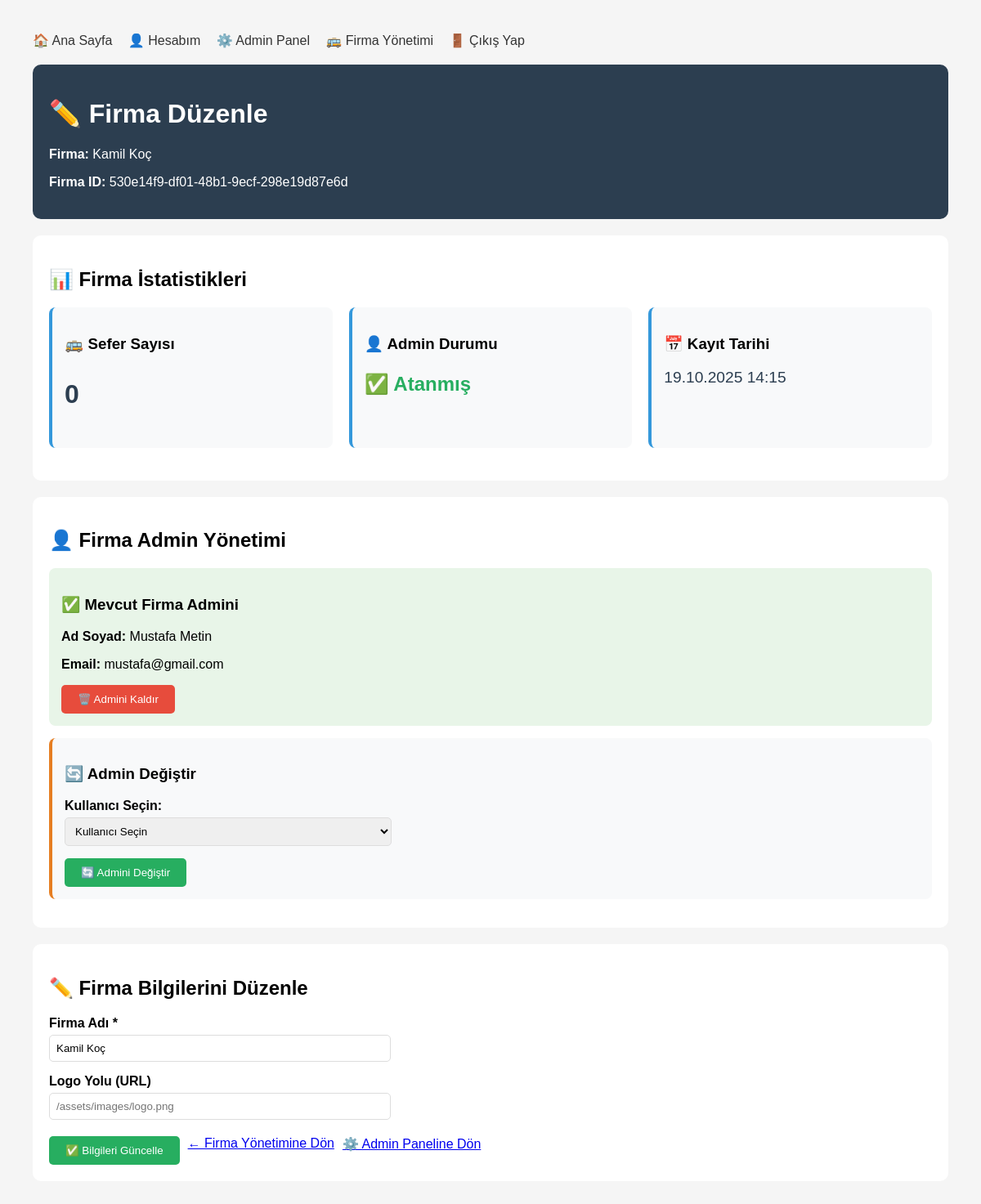
/pages/admin/firma-duzenle.php?id=530e14f9-df01-48b1-9ecf-298e19d87e6d (signed in), run on the app's committed database.
### tables this page shows
CREATE TABLE bus_company (
        id TEXT PRIMARY KEY,
        name TEXT UNIQUE NOT NULL,
        logo_path TEXT,
        created_at DATETIME DEFAULT CURRENT_TIMESTAMP
    );

### pages/admin/firma-duzenle.php (the view, shortened to what this page needs)
<?php
$firma_id = $_GET['id'] ?? '';
try {
    $db = getDB();
    $stmt = $db->prepare("
        SELECT bc.*,
               (SELECT COUNT(*) FROM trips WHERE company_id = bc.id) as sefer_sayisi,
               (SELECT COUNT(*) FROM users WHERE company_id = bc.id AND role = 'company') as admin_sayisi,
               (SELECT u.full_name FROM users u WHERE u.company_id = bc.id AND u.role = 'company' LIMIT 1) as admin_adi,
               (SELECT u.email FROM users u WHERE u.company_id = bc.id AND u.role = 'company' LIMIT 1) as admin_email,
               (SELECT u.id FROM users u WHERE u.company_id = bc.id AND u.role = 'company' LIMIT 1) as admin_id
        FROM bus_company bc
        WHERE bc.id = ?
    ");
    $stmt->execute([$firma_id]);
    $firma = $stmt->fetch(PDO::FETCH_ASSOC);
} catch (Exception $e) {
    $_SESSION['hata'] = "Firma bilgileri yüklenirken hata: " . $e->getMessage();
    header('Location: firma-yonetimi.php');
    exit;
}
?>
<!DOCTYPE html>
<html lang="tr">
<head>
</head>
<body>
    <div class="nav">
        <a href="../../index.php">🏠 Ana Sayfa</a>
        <a href="../hesabim.php">👤 Hesabım</a>
        <a href="index.php">⚙️ Admin Panel</a>
        <a href="firma-yonetimi.php">🚌 Firma Yönetimi</a>
        <a href="../logout.php">🚪 Çıkış Yap</a>
    </div>
    <div class="admin-header">
        <h1>✏️ Firma Düzenle</h1>
        <p><strong>Firma:</strong> <?php echo htmlspecialchars($firma['name']); ?></p>
        <p><strong>Firma ID:</strong> <?php echo $firma_id; ?></p>
    </div>
    <div class="info-container">
        <h2>📊 Firma İstatistikleri</h2>
        <div class="info-grid">
            <div class="info-card">
                <h3>🚌 Sefer Sayısı</h3>
                <p style="font-size: 2em; font-weight: bold; color: #2c3e50;">
                    <?php echo isset($firma['sefer_sayisi']) ? $firma['sefer_sayisi'] : 0; ?>
                </p>
            </div>
            <div class="info-card">
                <h3>👤 Admin Durumu</h3>
                <p style="font-size: 1.5em; font-weight: bold; color: <?php echo (isset($firma['admin_sayisi']) && $firma['admin_sayisi'] > 0) ? '#27ae60' : '#e74c3c'; ?>;">
                    <?php echo (isset($firma['admin_sayisi']) && $firma['admin_sayisi'] > 0) ? '✅ Atanmış' : '❌ Atanmamış'; ?>
                </p>
            </div>
            <div class="info-card">
                <h3>📅 Kayıt Tarihi</h3>
                <p style="font-size: 1.2em; color: #2c3e50;">
                    <?php echo date('d.m.Y H:i', strtotime($firma['created_at'])); ?>
                </p>
            </div>
        </div>
    </div>
    <div class="form-container">
        <h2>👤 Firma Admin Yönetimi</h2>
        <?php if (isset($firma['admin_adi']) && !empty($firma['admin_adi'])): ?>
            <div class="admin-bilgi">
                <h3>✅ Mevcut Firma Admini</h3>
                <p><strong>Ad Soyad:</strong> <?php echo htmlspecialchars($firma['admin_adi']); ?></p>
                <p><strong>Email:</strong> <?php echo htmlspecialchars($firma['admin_email']); ?></p>
                <form method="POST" style="margin-top: 15px;">
                    <button type="submit" class="btn-danger" onclick="return confirm('Bu admini firmadan kaldırmak istediğinizden emin misiniz?')">
                        🗑️ Admini Kaldır
                    </button>
                </form>
            </div>
        <?php endif; ?>
        <div class="admin-actions">
            <h3><?php echo (isset($firma['admin_adi']) && !empty($firma['admin_adi'])) ? '🔄 Admin Değiştir' : '➕ Yeni Admin Ata'; ?></h3>
            <form method="POST">
                <div class="form-group">
                    <label for="user_id">Kullanıcı Seçin:</label>
                    <select name="user_id" id="user_id" required>
                        <option value="">Kullanıcı Seçin</option>
                    </select>
                </div>
                <button type="submit" class="btn btn-success">
                    <?php echo (isset($firma['admin_adi']) && !empty($firma['admin_adi'])) ? '🔄 Admini Değiştir' : '✅ Admin Ata'; ?>
                </button>
            </form>
        </div>
    </div>
    <div class="form-container">
        <h2>✏️ Firma Bilgilerini Düzenle</h2>
        <form method="POST">
            <div class="form-group">
                <label for="firma_adi">Firma Adı *</label>
                <input type="text" name="firma_adi" id="firma_adi"
                       value="<?php echo htmlspecialchars($firma['name']); ?>" required>
            </div>
            <div class="form-group">
                <label for="logo_path">Logo Yolu (URL)</label>
                <input type="text" name="logo_path" id="logo_path"
                       value="<?php echo htmlspecialchars($firma['logo_path'] ?? ''); ?>"
                       placeholder="/assets/images/logo.png">
            </div>
            <div class="action-buttons">
                <button type="submit" class="btn btn-success">✅ Bilgileri Güncelle</button>
                <a href="firma-yonetimi.php" class="btn">← Firma Yönetimine Dön</a>
                <a href="index.php" class="btn">⚙️ Admin Paneline Dön</a>
            </div>
        </form>
    </div>
</body>
</html>

### pages/admin/firma-duzenle.php (style rules this page uses)
body { font-family: Arial, sans-serif; margin: 40px; background: #f5f5f5; }
.admin-header { background: #2c3e50; color: white; padding: 20px; border-radius: 10px; margin-bottom: 20px; }
.nav { margin-bottom: 20px; }
.nav a { margin-right: 15px; text-decoration: none; color: #333; }
.form-container, .info-container { background: white; padding: 20px; border-radius: 10px; margin: 20px 0; }
.form-group { margin-bottom: 15px; }
label { display: block; margin-bottom: 5px; font-weight: bold; }
input, textarea, select { width: 100%; max-width: 400px; padding: 8px; border: 1px solid #ddd; border-radius: 5px; }
button { padding: 10px 20px; background: #3498db; color: white; border: none; border-radius: 5px; cursor: pointer; }
.btn-danger { background: #e74c3c; }
.btn-success { background: #27ae60; }
.info-grid { display: grid; grid-template-columns: repeat(auto-fit, minmax(250px, 1fr)); gap: 20px; margin: 20px 0; }
.info-card { background: #f8f9fa; padding: 15px; border-radius: 8px; border-left: 4px solid #3498db; }
.admin-bilgi { background: #e8f5e8; padding: 15px; border-radius: 8px; margin: 15px 0; }
.action-buttons { display: flex; gap: 10px; margin-top: 20px; flex-wrap: wrap; }
.admin-actions { background: #f8f9fa; padding: 15px; border-radius: 8px; margin: 15px 0; border-left: 4px solid #e67e22; }

### data on the page
bus_company: name "Kamil Koç", created_at "19.10.2025 14:15", firma_adi "Kamil Koç"

### other printed values
$firma_id "530e14f9-df01-48b1-9ecf-298e19d87e6d"
$firma['sefer_sayisi'] "0"
$firma['admin_adi'] "Mustafa Metin"
$firma['admin_email'] "mustafa@gmail.com"
